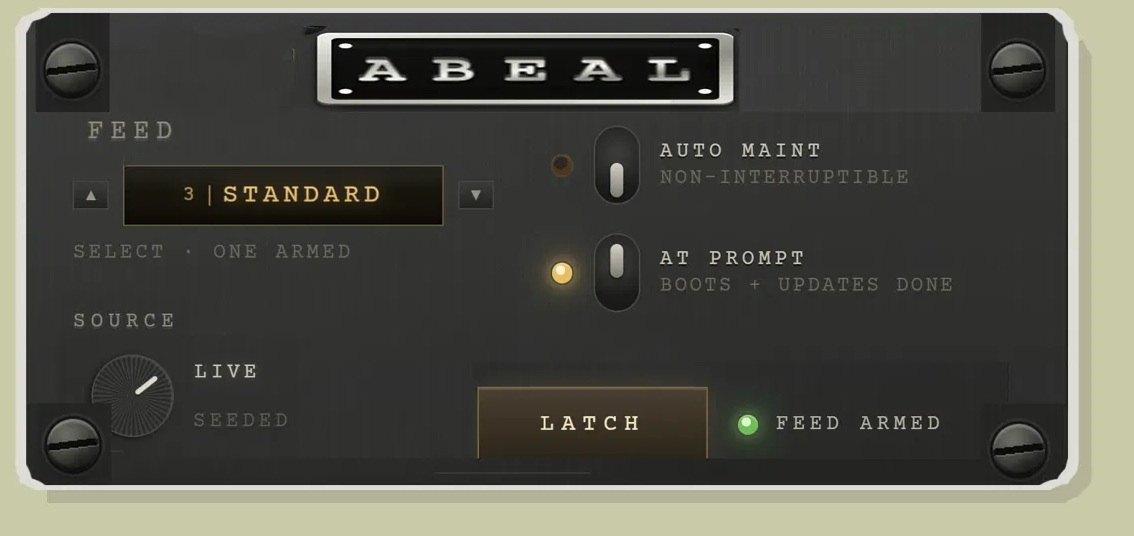
#> input picture _incoming/PANEL_MOD.jpg, 1134 x 536 px
$ python -i photos-build.py   (imports and definitions only)
#> lines starting #> are read from the running program, lines starting #| are printed output that depends on the picture
#> further down, picture is the input picture: PIL image 1134x536 RGB; mean R, G, B 81.1, 81, 72.8
#!/usr/bin/env python3
# -*- coding: utf-8 -*-
"""THE PRINTS — every artifact photograph, from the manifest, as the handled print.

Ruled 2026-09-10 (docs/PHOTOS-20260910-TRAY-SET.md) and corrected 09-17:
the originals are never edited; one manifest row per original; a script
reads the manifest and writes every processed set, so a changed crop or a
changed filter is a re-run. The look is strength 3, "the handled print"
(Mike, from the PC, 09-10: "I like the handled version"): grey scale, faded
and warm, visible grain, a soft vignette, corner wear, a hair of softness,
a cream print border with its edge line, on an off-white scanner bed.

THE CROP (corrected 09-17): the tray shots were never meant to be used as
they are. Crop at least to the tray's floor and, in most cases, far beyond
it, down to one element of one artifact. No artificial limit. So a row's
`crop` is one of:
    "auto"      the subject inside the tray, found by the tool, padded, and
                squared up to a 4:5 or 5:4 print; clamped to the tray floor
    "subject"   the same, not clamped (the slate is held above the tray)
    "tray"      the tray floor, whole (big and enclosed things)
    [x0,y0,x1,y1]  a box in the original's pixels, as it lies after EXIF
                rotation (the phone's portrait frame is 3024x4032)
and `pad` (fraction of the subject's longer side, default 0.32) opens the
auto crop out.

LAYERS, IN ORDER: original → crop → tone and grain → border and bed →
annotation (Mike's handwriting, white on the print; the field is in the
manifest and the layer is reserved; nothing draws until he sends samples).

WHAT IT WRITES
    public/held/robots/photos/<character>/<id>.jpg        the print, 1600 px
    public/held/robots/photos/<character>/<id>-tile.jpg   the wall tile, 640 px
    public/held/robots/photos/<character>/cover-source.jpg  the plain grey crop
                of the row marked `cover`, for tools/make_album_covers.py
    src/data/photos/<character>.json   one row a print, the PUBLIC address
                (`/robots/photos/...`); `placed()` computes the held one
The prints go under public/held/ because the albums are behind the stage
door until Opening Day; `placed()` in src/lib/placement.js does the rest.

    python tools/photos-build.py                  every character in the manifest
    python tools/photos-build.py --character gambler
    python tools/photos-build.py --only 0197,0203  a few rows, by id suffix
    python tools/photos-build.py --sheet out.jpg   a contact sheet of the prints
    python tools/photos-build.py --out DIR         write somewhere else (a proof)
"""
import argparse
import json
import os
import sys

import numpy as np
from PIL import Image, ImageDraw, ImageFilter, ImageOps

HERE = os.path.dirname(os.path.abspath(__file__))
REPO = os.path.dirname(HERE)
MANIFEST = os.path.join(REPO, "photos", "manifest.json")
OUT_ROOT = os.path.join(REPO, "public", "held", "robots", "photos")
DATA_ROOT = os.path.join(REPO, "src", "data", "photos")
PUBLIC_PREFIX = "/robots/photos"

PRINT_LONG = 1600
TILE_LONG = 640
JPEG_Q = 84

# the handled print — strength 3
PAPER = (241, 235, 214)      # the cream of the print border
EDGE = (208, 196, 150)       # the border's edge line, a hair darker and yellower
BED = (232, 230, 221)        # the scanner bed
BORDER = 0.045               # of the print's shorter side
BED_W = 0.022
FADE_BLACK, FADE_WHITE = 26, 234
WARM = (1.04, 1.0, 0.93)     # per channel, after grey
GRAIN = 7.5                  # sigma, 8-bit levels, at print size
VIGNETTE = 0.16
SOFT = 0.55                  # gaussian radius at print size
MIN_SHORT = 1000             # the crop's short side, in the original's pixels, at least


# ── the crop ────────────────────────────────────────────────────────────────

def load_original(path):
    return ImageOps.exif_transpose(Image.open(path)).convert("RGB")


# [145 lines left out: functions tray_floor, subject_box, square_up, resolve_crop, not called in this run]


# ── the treatment ───────────────────────────────────────────────────────────

def handled_print(im):
    """Strength 3. Grey, faded and warm, a hair soft, grained, vignetted,
    the corners worn; then the cream border with its edge line on the bed."""
    long = max(im.size)
#> long = 1134
    s = PRINT_LONG / long
#> s = 1.41
    im = im.resize((round(im.width * s), round(im.height * s)), Image.LANCZOS)
    g = ImageOps.grayscale(im)
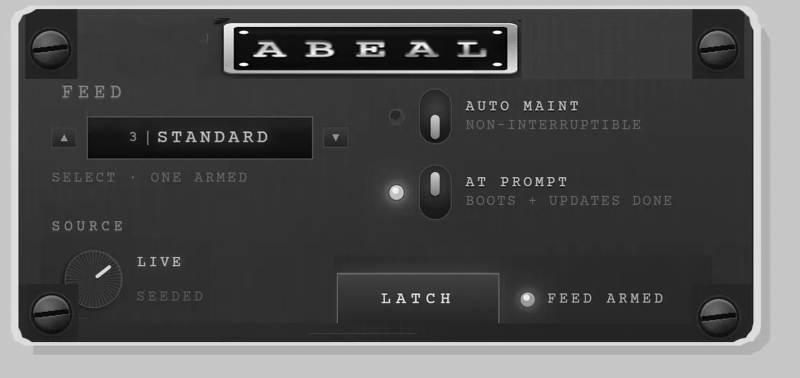
#> g: PIL image 1600x756 L (shown at 1/2 size); min 0, max 255, mean 80.2
    if SOFT > 0:
        g = g.filter(ImageFilter.GaussianBlur(SOFT))
    a = np.asarray(g).astype(np.float32) / 255.0
    a = np.power(a, 0.94)                                   # the print's own curve
    a = FADE_BLACK / 255.0 + a * (FADE_WHITE - FADE_BLACK) / 255.0
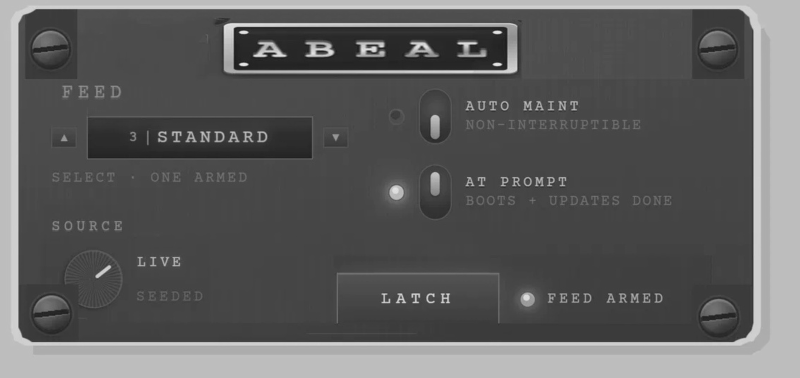
#> a: shape (756, 1600) float32 (shown at 1/2 size); min 0.102, max 0.915, mean 0.373
    h, w = a.shape
#> h = 756; w = 1600
    yy, xx = np.mgrid[0:h, 0:w]
    cx, cy = (w - 1) / 2, (h - 1) / 2
#> cx = 799.5; cy = 377.5
    r = np.sqrt(((xx - cx) / cx) ** 2 + ((yy - cy) / cy) ** 2) / np.sqrt(2)
    a *= 1 - VIGNETTE * np.clip(r, 0, 1) ** 2.2
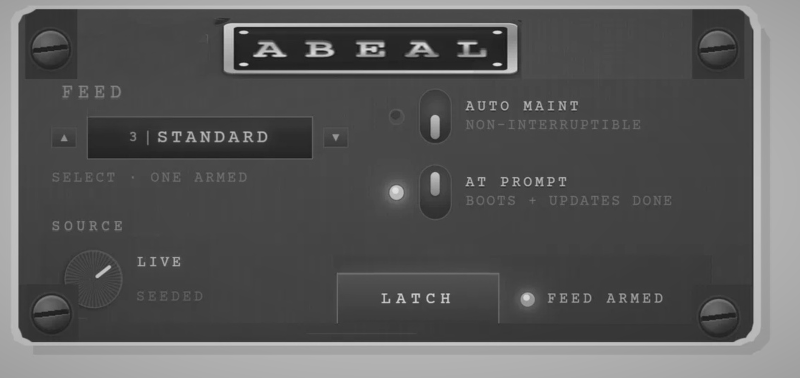
#> a: shape (756, 1600) float32 (shown at 1/2 size); min 0.0968, max 0.891, mean 0.351
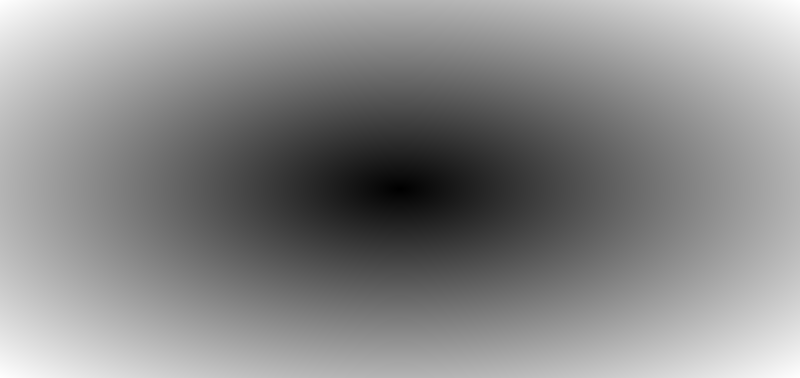
#> r: shape (756, 1600) float64 (shown at 1/2 size); min 0.00104, max 1, mean 0.542
    rng = np.random.default_rng(int.from_bytes(bytes(str(im.size), "utf8"), "big") % 2**32)
    grain = rng.normal(0, GRAIN, (h, w))
    g8 = Image.fromarray(np.clip(grain * 2 + 128, 0, 255).astype(np.uint8), "L").filter(ImageFilter.GaussianBlur(0.4))
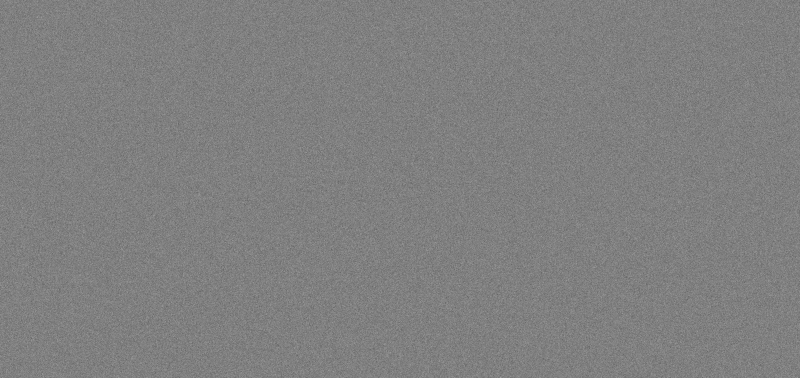
#> g8: PIL image 1600x756 L (shown at 1/2 size); min 77, max 181, mean 127.5
    grain = (np.asarray(g8).astype(np.float32) - 128) / 2 / 255.0
    a += grain
    # corner wear: a pale bloom in each corner, uneven
    for (px, py) in ((0, 0), (w, 0), (0, h), (w, h)):
        d = np.sqrt((xx - px) ** 2 + (yy - py) ** 2) / (0.28 * min(w, h))
        wear = np.clip(1 - d, 0, 1) ** 2 * (0.10 + 0.06 * rng.random())
        a += wear * (0.75 - a) * 0.9
#> a: shape (756, 1600) float32; min 0.0431, max 0.922, mean 0.351
    a = np.clip(a, 0, 1)
    rgb = np.stack([a * WARM[0], a * WARM[1], a * WARM[2]], -1)
    rgb = (np.clip(rgb, 0, 1) * 255).astype(np.uint8)
    p = Image.fromarray(rgb, "RGB")
    # the border and the bed
    b = round(min(p.size) * BORDER)
#> b = 34
    bed = round(min(p.size) * BED_W)
#> bed = 17
    W, H = p.width + 2 * b + 2 * bed, p.height + 2 * b + 2 * bed
#> W = 1702; H = 858
    out = Image.new("RGB", (W, H), BED)
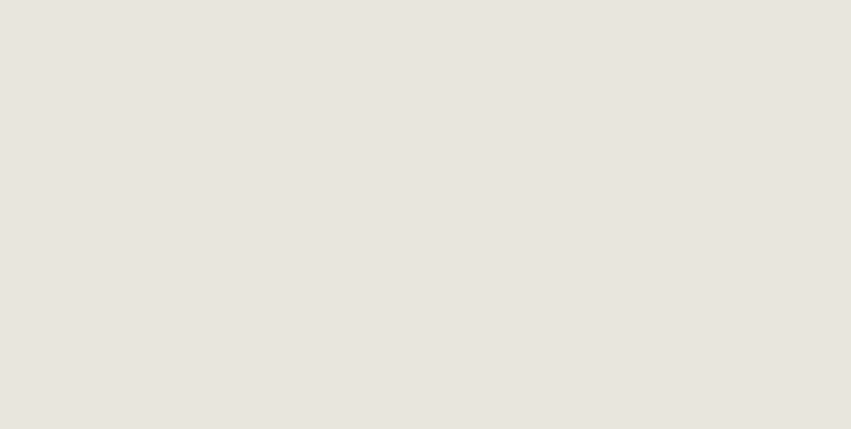
#> out: PIL image 1702x858 RGB (shown at 1/2 size); mean R, G, B 232, 230, 221
    d = ImageDraw.Draw(out)
    d.rectangle([bed, bed, W - bed - 1, H - bed - 1], fill=PAPER)
    d.rectangle([bed + 1, bed + 1, W - bed - 2, H - bed - 2], outline=EDGE, width=max(2, b // 9))
    # the print's own edge, slightly soft into the paper
    out.paste(p, (bed + b, bed + b))
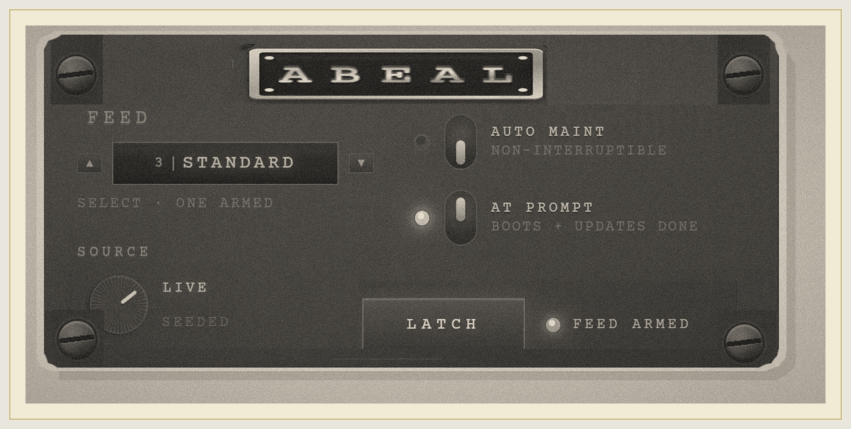
#> out: PIL image 1702x858 RGB (shown at 1/2 size); mean R, G, B 117.1, 113.3, 104.9
    return out


# ── the run ─────────────────────────────────────────────────────────────────

def label_of(row):
    return row.get("label") or row.get("item") or row["id"]


# [73 lines left out: functions build, main, not called in this run]


# [2 lines not run here, left out]

>>> from PIL import Image
>>> picture = Image.open('../_incoming/PANEL_MOD.jpg')
>>> result = handled_print(picture)
